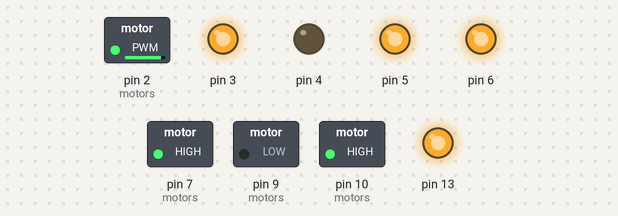
Bench run of a sketch on a simulated Arduino Uno, built with avr-gcc and run on an emulated ATmega328P. On the bench: switched loads named in the sketch (green lamp = pin HIGH), output pins drawn as LEDs (lit = HIGH).

Above: at 0.3 s.
Timing chart, 0 to 1.8 s (numbered marks = the images above):
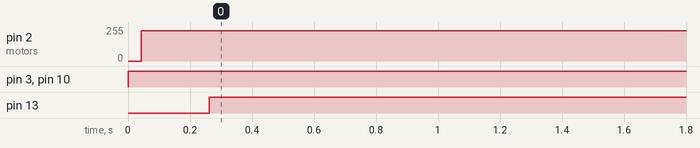

Measured:
- by itself, pin 2 (motors): 0/255 → 228/255 at 0.04 s
- by itself, pin 3, pin 10 (motors): LOW → HIGH at 0.00 s
- by itself, pin 13: LOW → HIGH at 0.26 s

The sketch:

sbus_h_bridge.ino
```cpp
#define DISABLE_INTERNAL_TIMER0_OVF_VECT

//#include "speksat.h"
#include "sbus.h"
#include <stdint.h>
/*Hello I'm brydon gibson and ~~I cheated and used someone else's library but I promise I did all the other stuff myself~~ fuck it I'll do it myself*/

/*IC2G2 = OC1B
IC3G2 = OC1A only one of these two can be on at a time

IC2G1 = PD7
IC3G1 = PD2 Only one of these can be on at a time, ICxG1 and ICxG2 cannot be on at the same time
*/

#define RX_GET_DATA get_sbus_data
#define RX_PROCESS_CHANNELS sbus_process_channels
#define RX_INIT sbus_init

#define DIR_FORWARD 0
#define DIR_REVERSE 1

#define MOTOR_LEFT 0
#define MOTOR_RIGHT 1

#define NUM_MOTORS 2
#define NUM_USED_CHANNELS 3
#define LED_CHANNEL 3

//mixing is done in the channel order (TAER, but in this case TA[SW1]) and is a (float) multiplier of how much that channels' variance from 0 affects the motor (basic multiwii mixing)
//TODO: read the betaflight code because those guys actually know how to write code
#define M0_MMIX {1, 1, 0}
#define M1_MMIX {-1, -1, 0}
#define L_MMIX { 1, 0, 0}

int ledToggle = 1;
int interrupted = 0;

uint8_t ledCNTR = 0;

typedef struct motor{
  int high_PFET;
  int high_NFET;
  int low_PFET;
  int low_NFET;
  int spd;
  int dir;
  float mix[NUM_USED_CHANNELS];
}motor;

char serdata[NUM_SER_BYTES];
uint16_t channels[NUM_CHANNELS];


motor motors[2];
motor led; //cheating so I don't have to keep multiple copies of data

void setup() {
  cli();

  TCCR0A = 0;
  TCCR0B |= 1 << CS00;
  TCNT0 = 0;
  // no prescaling - fully software PWM TCCR0B |= 1 << CS01; //clk/8 prescaling - potentially long interrupt
  //TCCR0A |= 1 << WGM01;
  TIMSK0 |= 1 << OCIE0A | 1 << OCIE0B | 1 << TOIE0;
  motors[0] = {.high_PFET = 7, .high_NFET = 10, .low_PFET = 2, .low_NFET = 9, .spd = 0, .dir = DIR_FORWARD, .mix = M0_MMIX};
  motors[1] = {.high_PFET = 6, .high_NFET = 4, .low_PFET =  5, .low_NFET = 3, .spd = 0, .dir = DIR_FORWARD, .mix = M1_MMIX};
  led = {.high_PFET = 13, .high_NFET = 0, .low_PFET =  0, .low_NFET = 0, .spd = 0, .dir = DIR_FORWARD, .mix = L_MMIX};
  //protip - make the LED driver a "motor" with high_PFET == the dim pin and set dir to forward. spd is then LED brightness
  for (int i = 0; i < 2; ++i){
    pinMode(motors[i].high_PFET, OUTPUT);
    pinMode(motors[i].high_NFET, OUTPUT);
    pinMode(motors[i].low_PFET, OUTPUT);
    pinMode(motors[i].low_NFET, OUTPUT);
  }
  pinMode(led.high_PFET, OUTPUT);

  RX_INIT();

  sei();
}

void mixmotors(motor m[], int len, uint16_t channels[]){
	int t;
	float mixsum;
	for (int i = 0; i < len; ++i){
		t = 0;
		mixsum = 0;
		for (int c = 0; c < NUM_USED_CHANNELS; ++c){
			mixsum += m[i].mix[c];
			t += (m[i].mix[c] * (channels[c] - CH_MID));
		}
		if (t < 0){
			m[i].dir = DIR_REVERSE;
		} else {
			m[i].dir = DIR_FORWARD;
		}
		m[i].spd = map(abs(t), 0, ((CH_MAX / 2) * mixsum), 0, 255);
	}

}

void writeMotor(motor m){
  if (m.dir == DIR_FORWARD){ //power flows from BAT -> high_PFET -> MOTOR -> low_NFET -> GND
    digitalWrite(m.high_NFET, LOW); //turn off the high NFET
    digitalWrite(m.low_PFET, HIGH); //turn off the low PFET
    digitalWrite(m.low_NFET, HIGH); //turn on the low NFET
  }
  if (m.dir == DIR_REVERSE){ //power flows from BAT -> low_PFET -> MOTOR -> high_NFET -> GND
    digitalWrite(m.high_PFET, HIGH); //turn off the high PFET
    digitalWrite(m.low_NFET, LOW); //turn off the low PFET
    digitalWrite(m.high_NFET, HIGH); //turn on the high NFET
  }
}

void loop() {
  if (!RX_GET_DATA(serdata)){ // 0 is success
    (RX_PROCESS_CHANNELS(serdata, channels));
    mixmotors(motors, NUM_MOTORS, channels);
    mixmotors(&led, 1, channels);
    for (int i = 0; i < 2; ++i){
      writeMotor(motors[i]);
    }
  } else {
    digitalWrite(13, ledToggle);
    ledToggle = ~ledToggle & 0x1;
  }
}

ISR(TIMER0_COMPA_vect){//motor 0's PWM is OCR0A
  digitalWrite(motors[0].high_PFET, HIGH);
  digitalWrite(motors[0].low_PFET, HIGH); //direction doesn't matter here, wasting a GPIO write but it's probably just as fast as a compare
}

ISR(TIMER0_COMPB_vect){ //motor 1's PWM is OCR0B
  digitalWrite(motors[1].high_PFET, HIGH);
  digitalWrite(motors[1].low_PFET, HIGH); //direction doesn't matter here, wasting a GPIO write but it's probably just as fast as a compare
}

ISR(TIMER0_OVF_vect){
 ledCNTR++;//softwarePWM for the LED, 500 ish hz is plenty
 if (ledCNTR == 0){
  digitalWrite(led.high_PFET, HIGH);
 }
 if (ledCNTR > led.spd){
  digitalWrite(led.high_PFET, LOW);
 }
 for (int i = 0; i < NUM_MOTORS; ++i){
  if (motors[i].spd > 0){
    if (motors[i].dir == DIR_FORWARD){
      digitalWrite(motors[i].high_PFET, LOW); //turn it on
    } else {
      digitalWrite(motors[i].low_PFET, LOW); //turn on reverse
    }
  } else {
    digitalWrite(motors[i].high_PFET, HIGH);
    digitalWrite(motors[i].low_PFET, HIGH); //turn everything off we don't want any current flowing. Trying to eliminate race conditions here since the other fets are modified outside of the ISR
    interrupted = 1;
  }
 }
 OCR0A = motors[0].spd;
 OCR0B = motors[1].spd;
}
```

sbus.cpp
```cpp
#include "sbus.h"
#include <Arduino.h>

void sbus_init(){
	Serial.begin(SBUS_BAUDRATE);
	Serial.flush();
}

int get_sbus_data(char bytes[]){
	static int serial_pointer = 0;
	char c;
	while(Serial.available()){
		c = Serial.read();
		if (serial_pointer == 0){
			if (c & 0xFF != SBUS_HEADER){ //we're at zero, if it's not the header, we might lose an entire frame, but we just keep crashing until the next header comes around
				return -1;
			}
			serial_pointer++;
		} else {
			if (serial_pointer < SBUS_FRAME_LENGTH){
				bytes[serial_pointer++ - 1] = c;
			} else {
				serial_pointer = 0;
				//TODO: check the sbus_footer and bailout if it's wrong
			}
		}
	}
  return 0;
}

int sbus_process_channels(char serdata[], uint16_t* channels){
	  channels[0]  = (uint16_t) ((serdata[0] & 0xFF        | serdata[1]  << 8)                         & 0x07FF);
      channels[1]  = (uint16_t) ((serdata[1] & 0xFF  >> 3  | serdata[2]  << 5)                         & 0x07FF);
      channels[2]  = (uint16_t) ((serdata[2] & 0xFF  >> 6  | serdata[3]  << 2  | serdata[5] << 10)  & 0x07FF);
      channels[3]  = (uint16_t) ((serdata[4] & 0xFF  >> 1  | serdata[5]  << 7)                         & 0x07FF);
      channels[4]  = (uint16_t) ((serdata[5] & 0xFF  >> 4  | serdata[6]  << 4)                         & 0x07FF);
      channels[5]  = (uint16_t) ((serdata[6] & 0xFF  >> 7  | serdata[7]  << 1  | serdata[9] << 9)   & 0x07FF);
      channels[6]  = (uint16_t) ((serdata[8] & 0xFF  >> 2  | serdata[9] << 6)                         & 0x07FF);
      channels[7]  = (uint16_t) ((serdata[9] & 0xFF >> 5  | serdata[10] << 3)                         & 0x07FF);
      channels[8]  = (uint16_t) ((serdata[11] & 0xFF       | serdata[12] << 8)                         & 0x07FF);
      channels[9]  = (uint16_t) ((serdata[12] & 0xFF >> 3  | serdata[13] << 5)                         & 0x07FF);
      channels[10] = (uint16_t) ((serdata[13] & 0xFF >> 6  | serdata[14] << 2  | serdata[16] << 10) & 0x07FF);
      channels[11] = (uint16_t) ((serdata[15] & 0xFF >> 1  | serdata[16] << 7)                         & 0x07FF);
      channels[12] = (uint16_t) ((serdata[16] & 0xFF >> 4  | serdata[17] << 4)                         & 0x07FF);
      channels[13] = (uint16_t) ((serdata[17] & 0xFF >> 7  | serdata[18] << 1  | serdata[20] << 9)  & 0x07FF);
      channels[14] = (uint16_t) ((serdata[19] & 0xFF >> 2  | serdata[20] << 6)                         & 0x07FF);
      channels[15] = (uint16_t) ((serdata[20] & 0xFF >> 5  | serdata[21] << 3)                         & 0x07FF);
      /* Channel 17 */
      channels[16] = serdata[22] & 0xFF & SBUS_CH17;
      /* Channel 18 */
      channels[17] = serdata[22] & 0xFF & SBUS_CH18;
      return 0; //at the moment, this is blind
}
```

sbus.h
```cpp
#include <stdint.h>

#define SBUS_FRAME_LENGTH 25
#define NUM_SER_BYTES 23
#define NUM_CHANNELS 18
#define NUM_DATA_FRAMES 7
#define NON_CH_FRAMES 2
#define SYSTEM_FRAME 1
#define SBUS_BAUDRATE 100000
#define SBUS_HEADER 0x0F
#define SBUS_CH17 0x01
#define SBUS_CH18 0x02
#define CH_MID 992
#define CH_ZERO 192
#define CH_MAX 1792

//#define DEBUG

void sbus_init();
int get_sbus_data(char bytes[]);
int sbus_process_channels(char serdata[], uint16_t channels[]);
```

speksat.cpp
```cpp
#include <stdint.h>
#include <Arduino.h>
#include "speksat.h"

//#define DEBUG
//#define SPEK_BIND 9

/* I'm confused on how the frame contains 7 channels, but there's 8 channels. Are the last two lower refresh rate and alternate? Only hardware will tell */
#if defined(DEBUG)
#define BLINK_PIN 13
void debug_blink(int l){
  for (int i = 0; i < l; ++i){
    digitalWrite(BLINK_PIN, HIGH);
    delay(1000);
    digitalWrite(BLINK_PIN, LOW);
    delay(1000);
  }
  delay(2000);
}
#else
void debug_blink(int l){
  return;
}
#endif

void speksat_init(){
  #if defined(SPEK_BIND)
  speksat_bind(SPEK_BIND);
  #endif
  Serial.begin(1152000, SERIAL_8N1);
}

void speksat_bind(int bind_code){
  pinMode(15, OUTPUT);
  for (int i = 0; i < bind_code; ++i){
    digitalWrite(15, HIGH);
    delay(1);
    digitalWrite(15,LOW);
    delay(1);
  }
}

int get_sat_data(char bytes[]){
  while (Serial.available() > NUM_SER_BYTES){
  	for (int i = 0; i < NUM_SER_BYTES; ++i){
  		bytes[i] = Serial.read();
      for (int j = 0; j < 8; ++j){
        Serial.print((bytes[i] >> j) & 0x1 ? '0' : '1');
      }
      Serial.println();
  	}

  	return 0;
  }
  return 1;
}

int speksat_process_channels(char serdata[], uint16_t channels[]){
	int chId;
	uint16_t channel;
  //if (serdata[SYSTEM_FRAME] != DSMX_11MS_2048_SIGNATURE) return 1;
	for (int i = NON_CH_FRAMES; i < (NUM_DATA_FRAMES * 2) + NON_CH_FRAMES; i += 2){ //start at 2, go to 16, by 2s
		channel = ((serdata[i] & 0x07) << 8) + serdata[i + 1]; //2 + 3, 4 + 5, etc
		chId = (serdata[i] >> 3) & 0x7;
    if (chId > NUM_CHANNELS + 1){
      continue; //skip this one? The protocol is vague here.
			//return -1; //this might triggrer on channel 8
		}
		channels[chId] = channel & (0x7FF);
	}
 return 0;
}
```

speksat.h
```cpp
#include <stdint.h>

#define NUM_SER_BYTES 16
#define NUM_CHANNELS 8
#define NUM_DATA_FRAMES 7
#define NON_CH_FRAMES 2
#define SYSTEM_FRAME 1
#define DSMX_11MS_2048_SIGNATURE 0xB2

void speksat_init();
void speksat_bind(int bind_code);
int get_sat_data(char bytes[]);
int speksat_process_channels(char serdata[], uint16_t channels[]);
void debug_blink(int l);
```
